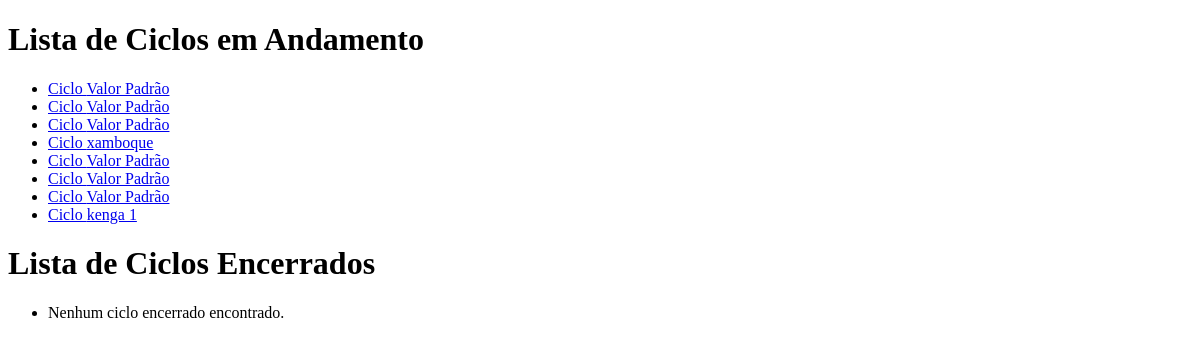
Before: / with the older database file.
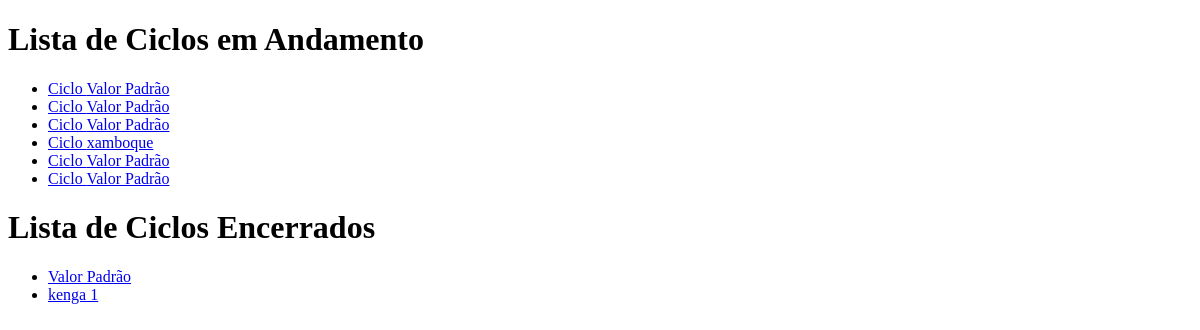
After: the same page with the newer database file.
### amarradorapp/models.py (models this page shows, shortened)
class Ciclo(models.Model):
    valor = models.IntegerField()
    data_inicio = models.DateField()
    data_fim = models.DateField()
    texto = models.TextField()
    nome = models.CharField(max_length=100, default="Valor Padrão")
    limite_diario = models.DecimalField(max_digits=10, decimal_places=2, default=0.00)
    dias_passados = models.IntegerField(default=0)
    encerrado = models.BooleanField(default=False)
    def atualizar_dias_e_limite(self):
        hoje = timezone.now().date()
        if hoje > self.data_fim:
            self.dias_passados = (self.data_fim - self.data_inicio).days
        else:
            self.dias_passados = (hoje - self.data_inicio).days
        self.limite_diario = self.valor // (self.dias_passados + 1) if self.dias_passados > 0 else self.valor
        self.save()

### amarradorapp/views.py (the view)
# urls.py: path('', inicio, name='inicio'),
def inicio(request):
    ciclos_em_andamento = Ciclo.objects.filter(encerrado=False).order_by('data_inicio')
    ciclos_encerrados = Ciclo.objects.filter(encerrado=True).order_by('data_inicio')
    for ciclo in ciclos_em_andamento:
        ciclo.atualizar_dias_e_limite()
    return render(request, 'inicio.html', {'ciclos_em_andamento': ciclos_em_andamento, 'ciclos_encerrados': ciclos_encerrados})

### amarradorapp/templates/inicio.html (shortened to what this page needs)
<!DOCTYPE html>
<html lang="pt-br">
<head>
</head>
<body>
<h1>Lista de Ciclos em Andamento</h1>
<ul>
    {% for ciclo in ciclos_em_andamento %}
    <li>
        <a href="{% url 'gerenciar' ciclo.id %}">Ciclo {{ ciclo.nome }}</a>
    </li>
    {% endfor %}
</ul>
<h1>Lista de Ciclos Encerrados</h1>
<ul id="ciclos-encerrados">
    {% for ciclo in ciclos_encerrados %}
    <li><a href="{% url 'relatorio' ciclo.id %}">{{ ciclo.nome }}</a></li>
    {% empty %}
    <li>Nenhum ciclo encerrado encontrado.</li>
    {% endfor %}
</ul>
</body>
</html>

Changed rows visible on the page:
changed Ciclo (number 7 of 8 on the later page): moves from the list under "Lista de Ciclos em Andamento" to the list under "Lista de Ciclos Encerrados"
changed Ciclo "kenga 1": moves from the list under "Lista de Ciclos em Andamento" to the list under "Lista de Ciclos Encerrados"
Other visible differences:
text no longer shown: "Nenhum ciclo encerrado encontrado."
